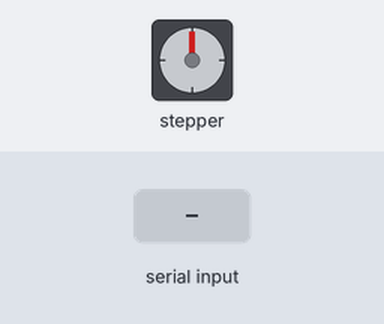
A sketch run on a simulated Arduino Uno, built with avr-gcc and run on an emulated ATmega328P. On the bench: stepper motor. Inputs (shaded band) come from the test bench. Stepper angles assume 200 steps per turn; what the sketch prints to the serial monitor is not drawn.

Above: at 0.15 s.
At 1.2 s:
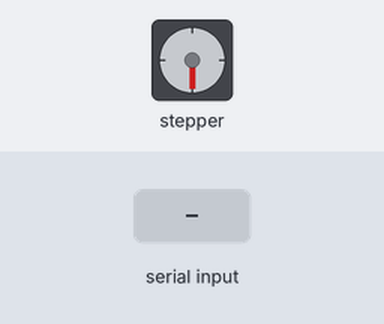
1.3 s: "90,45,200\n" received over Serial
2.8 s: "90,45\n" received over Serial
4.3 s: "5\n" received over Serial
Timing chart, 0 to 7.3 s (numbered marks = the images above; inputs shaded):
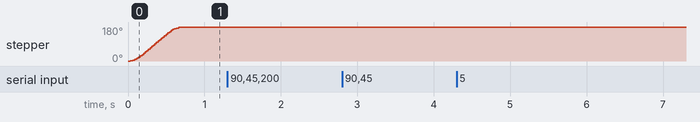

Measured:
- after the input at 1.3 s, every drawn part: stays the same
- after the input at 2.8 s, every drawn part: stays the same
- after the input at 4.3 s, every drawn part: stays the same
- by itself, stepper: turns 180° clockwise in 0.66 s

The sketch:

Stepper.ino
```cpp
#include <AccelStepper.h>
#include <AFMotor.h>

// two stepper motors one on each port
AF_Stepper motor(200, 1);
String comando = "";
boolean stringComplete = false;
String primer = "G";
String segundo0 = "0";
int maxvel = 200;

// you can change these to DOUBLE or INTERLEAVE or MICROSTEP!
// wrappers for the first motor!
void forwardstep() {
  motor.onestep(FORWARD, SINGLE);
}
void backwardstep() {
  motor.onestep(BACKWARD, SINGLE);
}

// Motor shield has two motor ports, now we'll wrap them in an AccelStepper object
AccelStepper stepper(forwardstep, backwardstep);

void setup()
{
    Serial.begin(9600);
    stepper.setMaxSpeed(200.0);
    stepper.setAcceleration(1000.0);
    stepper.moveTo(100);

}

void loop()
{
	    //stepper.moveTo(-stepper.currentPosition());
    stepper.run();

    if (stringComplete) {
    Serial.println(comando);
    if(comando[0] == primer[0]){
      if(comando[1] == segundo0[0]){
        stepper.setMaxSpeed(maxvel);
        stepper.moveTo(comando.substring(3,6).toInt());
        }
      else{
        stepper.setMaxSpeed(comando.substring(7,10).toInt());
        stepper.moveTo(comando.substring(3,6).toInt());
        }
    }
    else{Serial.println("Datos erroneos");}
    // clear the string:
    comando = "";
    stringComplete = false;
  }
}

void serialEvent() {
  while (Serial.available()) {
    // get the new byte:
    char inChar = (char)Serial.read();
    // add it to the inputString:
    comando += inChar;
    // if the incoming character is a newline, set a flag
    // so the main loop can do something about it:
    if (inChar == '\n') {
      stringComplete = true;
    }
  }
}
```
